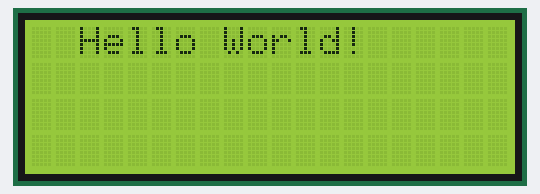
The sketch below on a simulated Arduino Uno, built with avr-gcc and run on an emulated ATmega328P. Parts: 20×4 character LCD.

Above: at 0.1 s.
At 1.1 s:
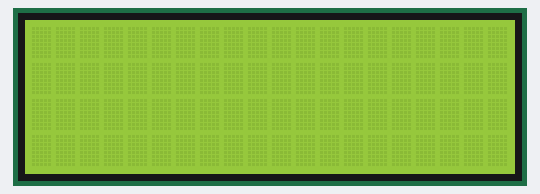

Measured:
- what the display in image 1 shows lasts 1.0 s, from 1.1 s to 2.1 s

The sketch:

Automation_in_The_Garden_Ex1.ino
```cpp
#include <LiquidCrystal_I2C.h> // This gives us access to additional commands

LiquidCrystal_I2C lcd_1(0x27, 20, 4);   // Starts up the additional commands and tells it where we plugged in the LCD

void setup() {  //  This section will run once
  lcd_1.init(); // Starts the LCD
  lcd_1.backlight(); // Turns on backlght for LCD
}

void loop() {  // Runs in a loop
    lcd_1.setCursor(2, 0);  // Moves cursor to the third column and top row
    lcd_1.print("Hello World!"); // Show what is in the ” ” on the LCD
    delay(1000);  // Wait for 1000 millisecond(s)
    lcd_1.clear();  // resets the cursor to the top left corner and clears the display
    delay(1000);  // Wait for 1000 millisecond(s)
}
```
